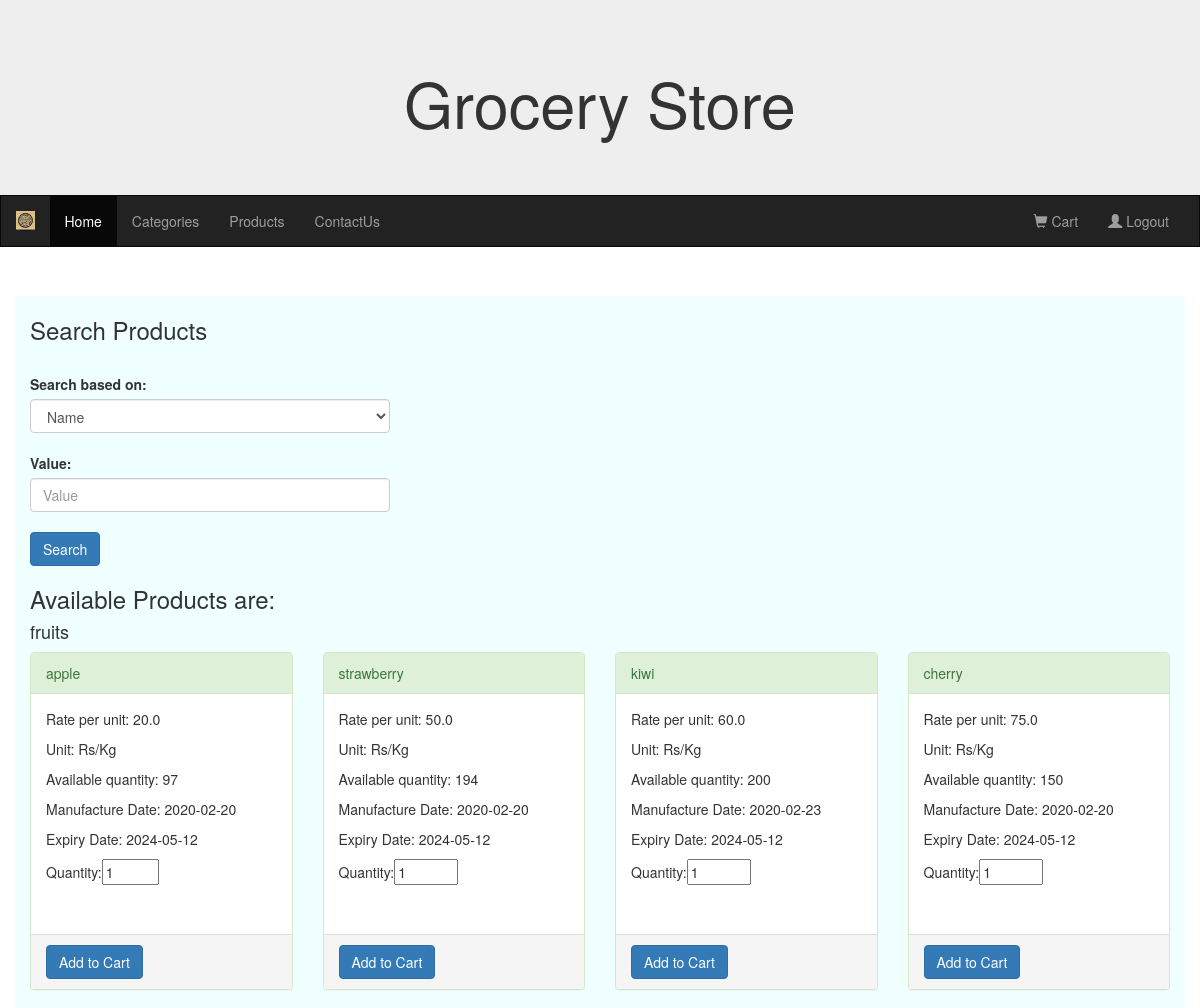
Page /user_products (signed in, upper part) on the earlier database version.
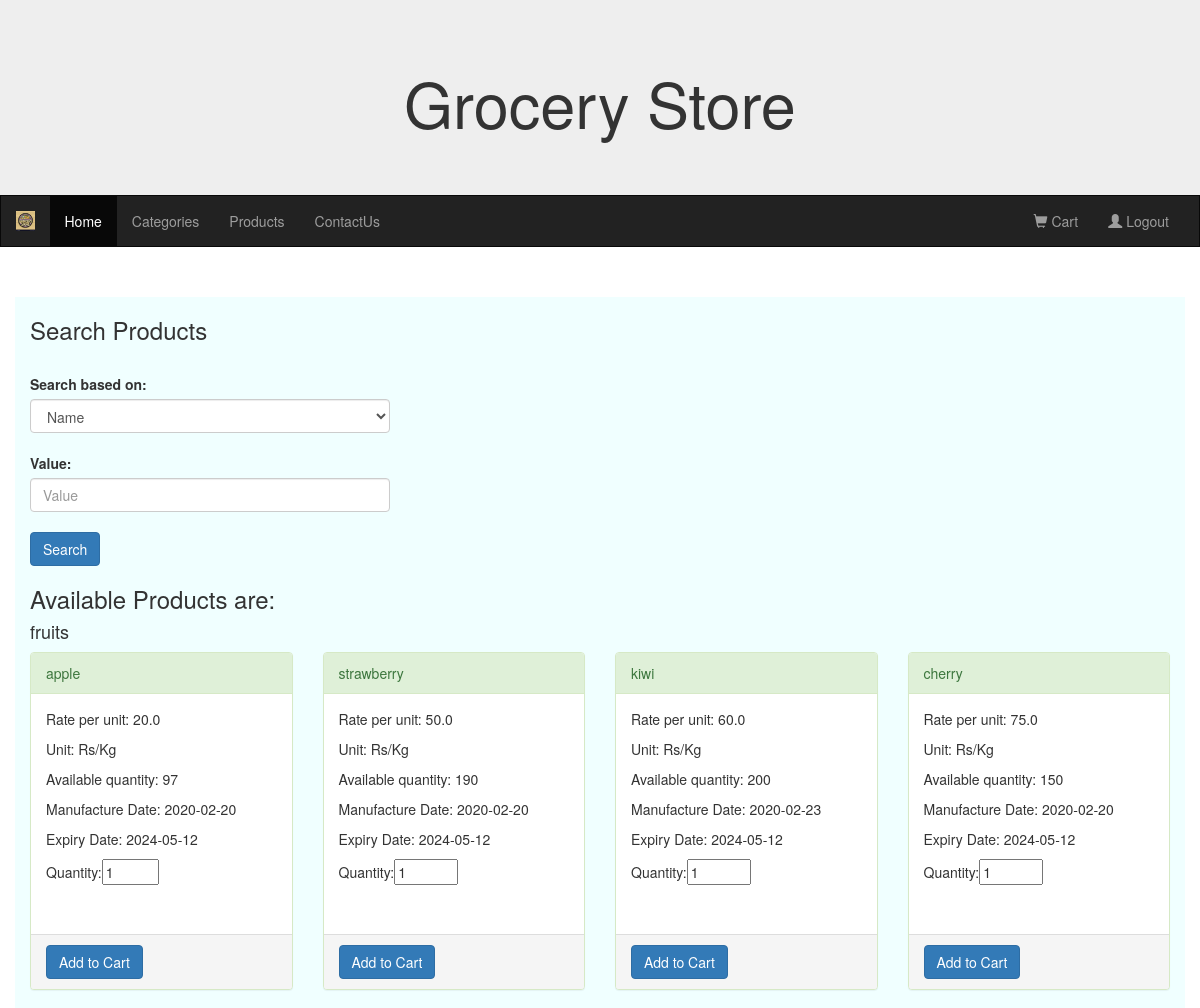
Same page on the later database version.
### models.py (models this page shows)
class Products(db.Model):
    id = db.Column(db.Integer, nullable=False, autoincrement=True, unique=True, primary_key=True)
    name = db.Column(db.String, unique=True, nullable=False)
    manufacture_date = db.Column(db.DateTime, nullable=False)
    expiry_date = db.Column(db.DateTime, nullable=False)
    rate_per_unit=db.Column(db.Float, nullable=False)
    unit=db.Column(db.String, nullable=False, default="Rs/kg")
    available_quantity=db.Column(db.Integer, nullable=False)
    category_id=db.Column(db.Integer, db.ForeignKey("categories.id"), nullable=False)
    categories=db.relationship("Categories", backref='products', primaryjoin='Products.category_id == Categories.id')

### routes.py (the view, shortened to what this page needs)
@routes.route("/user_products", methods=["GET", "POST"])
@login_required
def user_products():
    category_name = request.args.get('category')
    products = Products.query.options(joinedload(Products.categories)).order_by(Products.category_id).all()
    if not products:
        flash("No Products found.","success")
    products_grouped = {}
    for product in products:
        category_name = product.categories.name
        if category_name not in products_grouped:
            products_grouped[category_name] = []
        products_grouped[category_name].append(product)
    return render_template("user_products.html", products_grouped=products_grouped)

### app.py (called while the page is built)
def create_app():
    app = Flask(__name__)
    app.static_url_path = '/static'
    app.secret_key = "KEY"
    app.config['SQLALCHEMY_DATABASE_URI'] = 'sqlite:///grocery_store.db'
    db.init_app(app)
    migrate.init_app(app, db)
    login_manager.login_view = 'routes.login'  # Set the login view function name
    login_manager.init_app(app)
    @login_manager.user_loader
    def load_user(user_id):
        return Users.query.get(int(user_id))
    app.register_blueprint(routes)
    return app

### templates/user_products.html (shortened to what this page needs)
{% extends "user_base.html" %}
{% block div %}
<div class="row">
    <div class="col-md-4">
    <form action="/user_products" method="post">
    <h3>Search Products</h3>
    <br>
    <label for='field' class="form-label">Search based on:</label><br>
    <select class="form-control" name="field" aria-label="Default select example" required>
        <option selected name="name" value="name">Name</option>
    </select>
    <br>
    <label for='value' class="form-label">Value:</label>
    <input type="text" class="form-control" name="value" id="value" placeholder="Value" required>
    <br>
    <input type="submit" class="btn btn-primary" name="submit" id="submit" value="Search">
    <br>
    </form>
    </div>
</div>
<div class="row">
    <div class="col-md-12">
      <h3>Available Products are:</h3>
      {% for category, products in products_grouped.items() %}
        <h4>{{ category }}</h4>
        <div class="row">
          {% for product in products %}
          <div class="col-md-3">
            <div class="panel panel-success">
                <div class="panel-heading">{{product.name}}</div>
                <form action="/add_to_cart/{{product.id}}" method="post">
                <div class="panel-body" style="height: 240px;">
                    <p>Rate per unit: {{product.rate_per_unit}}</p>
                    <p>Unit: {{product.unit}}</p>
                    <p>Available quantity: {{product.available_quantity}}</p>
                    <p>Manufacture Date: {{product.manufacture_date.strftime('%Y-%m-%d')}}</p>
                    <p>Expiry Date: {{product.expiry_date.strftime('%Y-%m-%d')}}</p>
                    {% if product.available_quantity==0 %} <p> Out of Stock</p>
                    {% else %}<p>Quantity:<input type="number" value="1" min="1" max="{{product.available_quantity}}" name="qty"> </p>
                    {% endif %}
                </div>
                <div class="panel-footer">
                    <input type="submit" class="btn btn-primary" name="add_to_cart" value="Add to Cart">
                </div>
              </form>
            </div>
        </div>
          {% endfor %}
        </div>
      {% endfor %}
    </div>
  </div>
{% endblock %}

Differences in the rows shown:
changed Products "strawberry": available_quantity "194" → "190"
